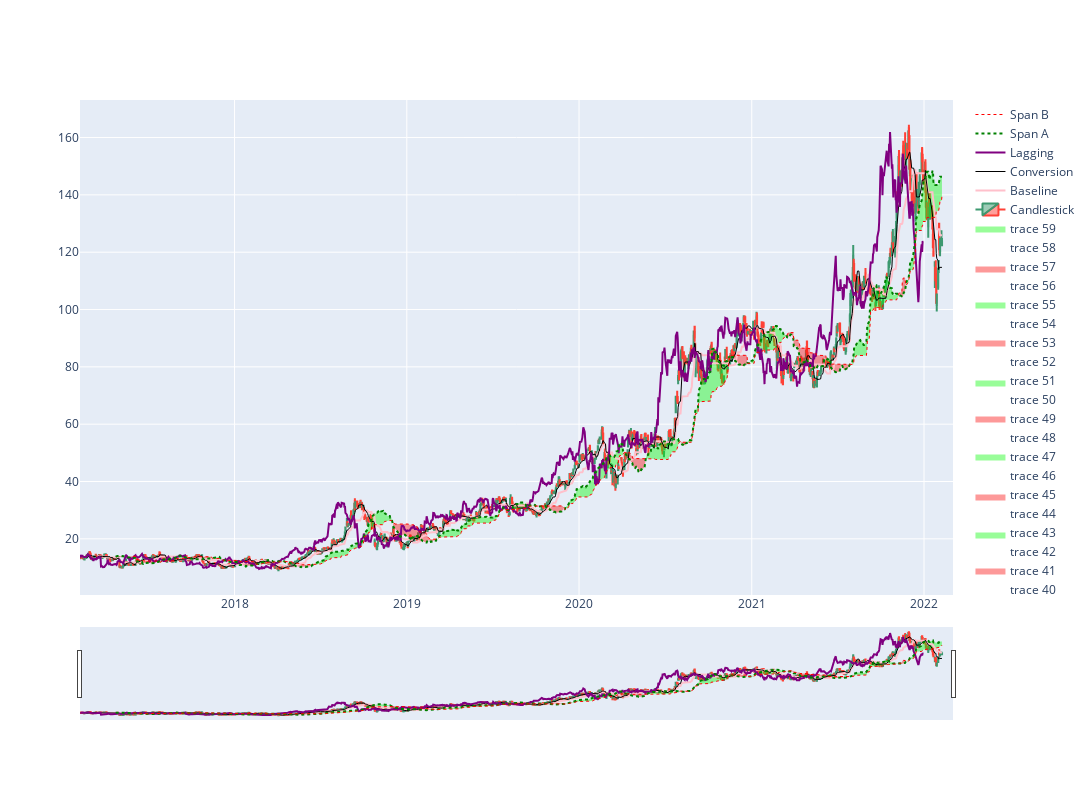

The notebook cell saved with this chart:
### Markdown cell above
### Plots

### Code cell
test_df = get_stock_df_from_csv("AMD")
get_Ichimoku(test_df)
